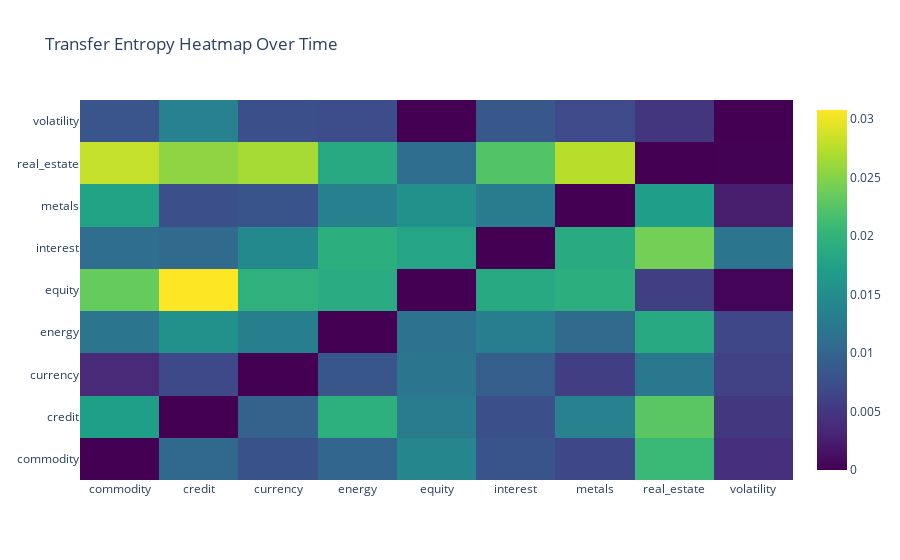

Notebook code for this chart:
### Code cell
endpoints = [end_date for _, end_date, _ in whole_window]
plotting.create_measure_heatmap(np.expand_dims(signif_te_matrix, axis=2), asset_classes_discrete.columns, endpoints, "Transfer Entropy")

### Figure 1 — Plotly figure (JSON) as saved in the notebook; plotly's stock layout.template omitted (floating-point values rounded to 4 significant figures)
{"data": [{"colorscale": [[0, "#440154"], [0.1111, "#482878"], [0.2222, "#3e4989"], [0.3333, "#31688e"], [0.4444, "#26828e"], [0.5556, "#1f9e89"], [0.6667, "#35b779"], [0.7778, "#6ece58"], [0.8889, "#b5de2b"], [1, "#fde725"]], "type": "heatmap", "x": ["commodity", "credit", "currency", "energy", "equity", "interest", "metals", "real_estate", "volatility"], "y": ["commodity", "credit", "currency", "energy", "equity", "interest", "metals", "real_estate", "volatility"], "z": [[0.0, 0.0102, 0.00784, 0.01002, 0.01412, 0.008097, 0.006668, 0.0208, 0.00418], [0.01723, 0.0, 0.009569, 0.01941, 0.01282, 0.007531, 0.0135, 0.02275, 0.004964], [0.003581, 0.006789, 0.0, 0.008223, 0.01194, 0.009191, 0.005658, 0.01242, 0.006111], [0.01198, 0.01552, 0.01322, 0.0, 0.01158, 0.01314, 0.01065, 0.01861, 0.006665], [0.02346, 0.03077, 0.01957, 0.01882, 0.0, 0.01855, 0.01927, 0.005787, 0.0003928], [0.01102, 0.01063, 0.01459, 0.01932, 0.01805, 0.0, 0.01874, 0.02417, 0.01199], [0.01774, 0.007598, 0.008048, 0.01343, 0.01554, 0.01288, 0.0, 0.01714, 0.002501], [0.02813, 0.02549, 0.02663, 0.01861, 0.01099, 0.02233, 0.02743, 0.0, 0.0001047], [0.008191, 0.01349, 0.007518, 0.007207, 0.0, 0.008354, 0.006921, 0.004749, 0.0]]}], "layout": {"sliders": [{"active": 0, "currentvalue": {"font": {"size": 20}, "prefix": "Year up to: ", "xanchor": "right"}, "pad": {"b": 10, "t": 50}, "steps": [{"args": [["Window 0"], {"frame": {"duration": 0}, "mode": "immediate"}], "label": "2024", "method": "animate"}]}], "title": {"text": "Transfer Entropy Heatmap Over Time"}}}
